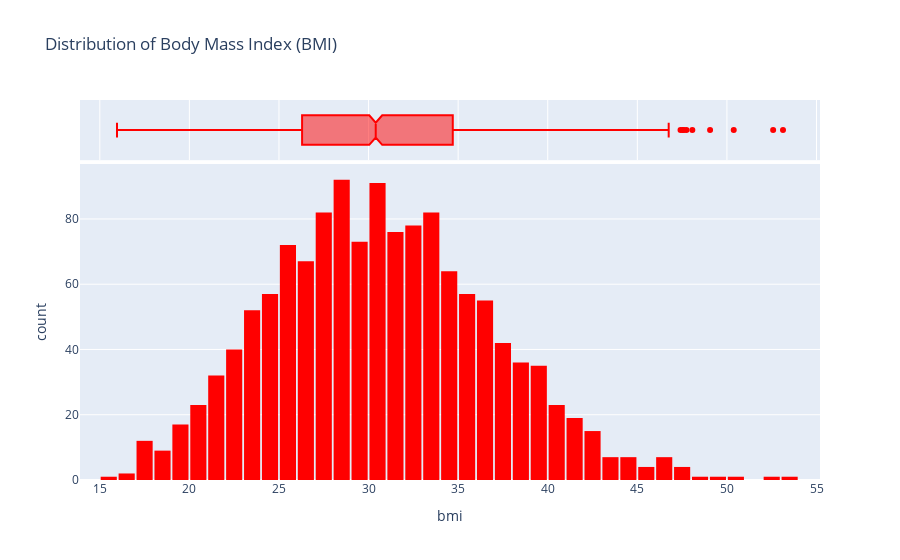

The code cell stored with this chart in its notebook:
### Markdown cell above
##### Body Mass Index

### Code cell
fig = px.histogram(
    data_frame = medical_df,
    x = "bmi",
    marginal = "box",
    color_discrete_sequence = ["red"],
    title = "Distribution of Body Mass Index (BMI)"
)

fig.update_layout(bargap = 0.1)
fig.show()

### Figure 1 — Plotly figure (JSON) as saved in the notebook; plotly's stock layout.template omitted (floating-point values rounded to 4 significant figures; data arrays with more than 128 entries replaced by an {"elided": "..."} marker saying what was removed)
{"data": [{"alignmentgroup": "True", "bingroup": "x", "hovertemplate": "bmi=%{x}<br>count=%{y}<extra></extra>", "legendgroup": "", "marker": {"color": "red", "pattern": {"shape": ""}}, "name": "", "offsetgroup": "", "orientation": "v", "showlegend": false, "type": "histogram", "x": {"elided": "1338 float values"}, "xaxis": "x", "yaxis": "y"}, {"alignmentgroup": "True", "hovertemplate": "bmi=%{x}<extra></extra>", "legendgroup": "", "marker": {"color": "red"}, "name": "", "notched": true, "offsetgroup": "", "showlegend": false, "type": "box", "x": {"elided": "1338 float values"}, "xaxis": "x2", "yaxis": "y2"}], "layout": {"bargap": 0.1, "barmode": "relative", "legend": {"tracegroupgap": 0}, "title": {"text": "Distribution of Body Mass Index (BMI)"}, "xaxis": {"anchor": "y", "domain": [0, 1], "title": {"text": "bmi"}}, "xaxis2": {"anchor": "y2", "domain": [0, 1], "matches": "x", "showgrid": true, "showticklabels": false}, "yaxis": {"anchor": "x", "domain": [0, 0.8316], "title": {"text": "count"}}, "yaxis2": {"anchor": "x2", "domain": [0.8416, 1], "matches": "y2", "showgrid": false, "showline": false, "showticklabels": false, "ticks": ""}}}
